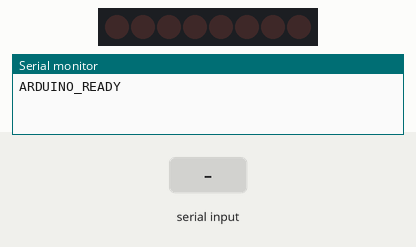
This sketch was run on a simulated Arduino Mega 2560, built with avr-gcc and run on an emulated ATmega2560. Parts: 8 shift-register outputs drawn as a row of LEDs (first output left, lit = HIGH), the last lines printed to the serial monitor. Wiring (inferred from the names in the program): shift register (74HC595): latch pin 53. Wiring (inferred from the signals the program sends): row of LEDs: on Q0, Q1, Q2, Q3, Q4, Q5, Q6, Q7. Inputs (shaded band) come from the test bench.

Above: at 1.3 s.
1.4 s: "LED:8\n" received over Serial
At 2.5 s:
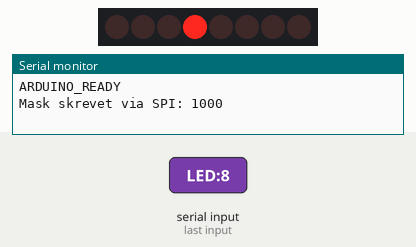
2.9 s: "TEST\n" received over Serial
At 3.3 s:
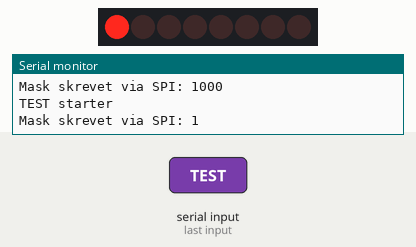
At 5.8 s:
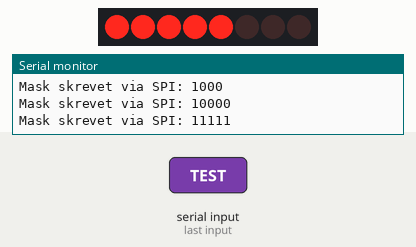
Timing chart, 0 to 7.9 s (numbered marks = the images above; inputs shaded):
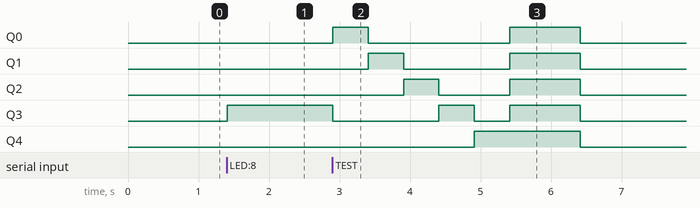

The sketch:

komponenter.ino
```cpp
/*
 * ARDUINO KOMPONENT SØGNING SYSTEM
 *
 * Dette program modtager kommandoer via USB Serial fra en Python GUI
 * og styrer LED'er gennem et 74HC595 shift register via SPI.
 *
 * Funktionalitet:
 * - Modtager "LED:X" kommandoer hvor X er en binær mask (0-255)
 * - Hver bit i masken repræsenterer en LED (bit 0 = LED 1, bit 1 = LED 2, osv.)
 * - Kommunikerer med 74HC595 via hardware SPI (SCK + MOSI) og manuel LATCH kontrol
 * - Understøtter test-funktion der cykler gennem alle LED'er
 *
 * Hardware: Arduino MEGA 2560, 74HC595 shift register, LED'er med 220Ω modstande
 */

#include <SPI.h>

#define LATCH_PIN 53  // Pin 53 styrer 74HC595's RCLK (opdaterer LED outputs)

void setup() {
  Serial.begin(9600);
  Serial.setTimeout(100);

  // Konfigurer SPI hardware
  pinMode(LATCH_PIN, OUTPUT);
  SPI.begin();                             // Initialisér SPI (Pin 50-52 på MEGA)
  SPI.setBitOrder(MSBFIRST);               // Most Significant Bit først
  SPI.setClockDivider(SPI_CLOCK_DIV16);    // Clock hastighed: 1MHz

  // Nulstil shift registeret (sluk alle LED'er ved opstart)
  digitalWrite(LATCH_PIN, LOW);
  SPI.transfer(0x00);
  digitalWrite(LATCH_PIN, HIGH);
  delay(100);

  // Send bekræftelse til Python
  Serial.println("ARDUINO_READY");
}

void loop() {
  // Lyt efter kommandoer fra Python via Serial
  if (Serial.available() > 0) {
    String cmd = Serial.readStringUntil('\n');
    cmd.trim();
    cmd.toUpperCase();

    // Håndter "TEST" kommando
    if (cmd.equals("TEST")) {
      testAllLEDs();
    }
    // Håndter "LED:X" kommando (X = binær mask 0-255)
    // Eksempel: "LED:8" = 0b00001000 = tænd LED 4
    else if (cmd.startsWith("LED:")) {
      int value = cmd.substring(4).toInt();  // Ekstrahér tal efter "LED:"
      if (value >= 0 && value <= 255) {
        writeSPIShiftRegister((byte)value);
      }
    }
  }
}

// Sender en byte til 74HC595 via SPI
// LATCH LOW → Send data → LATCH HIGH (opdaterer LED'er)
void writeSPIShiftRegister(byte data) {
  digitalWrite(LATCH_PIN, LOW);   // Forbered modtagelse
  SPI.transfer(data);             // Send 8 bits via hardware SPI
  digitalWrite(LATCH_PIN, HIGH);  // Kopiér til outputs (LED'er opdateres nu)
  delay(1);

  Serial.print("Mask skrevet via SPI: ");
  Serial.println(data, BIN);
}

// Test-sekvens: Tænder LED'er 0-4 individuelt, derefter alle sammen
void testAllLEDs() {
  Serial.println("TEST starter");

  // Tænd hver LED individuelt
  for (int i = 0; i < 5; i++) {
    byte mask = 1 << i;  // Bit shift: 0b00000001, 0b00000010, 0b00000100...
    writeSPIShiftRegister(mask);
    delay(500);
  }

  writeSPIShiftRegister(0x1F);  // 0b00011111 = Tænd LED 0-4 samtidig
  delay(1000);
  writeSPIShiftRegister(0);     // Sluk alle LED'er
}
```

Measured:
- after the input at 1.4 s, Q3: LOW → HIGH at once
- after the input at 2.9 s, Q0: LOW → HIGH at once, → LOW 0.50 s later, → HIGH 2.0 s later, → LOW 1.0 s later; Q1: LOW → HIGH after 0.51 s, → LOW 0.50 s later, → HIGH 1.5 s later, → LOW 1.0 s later
